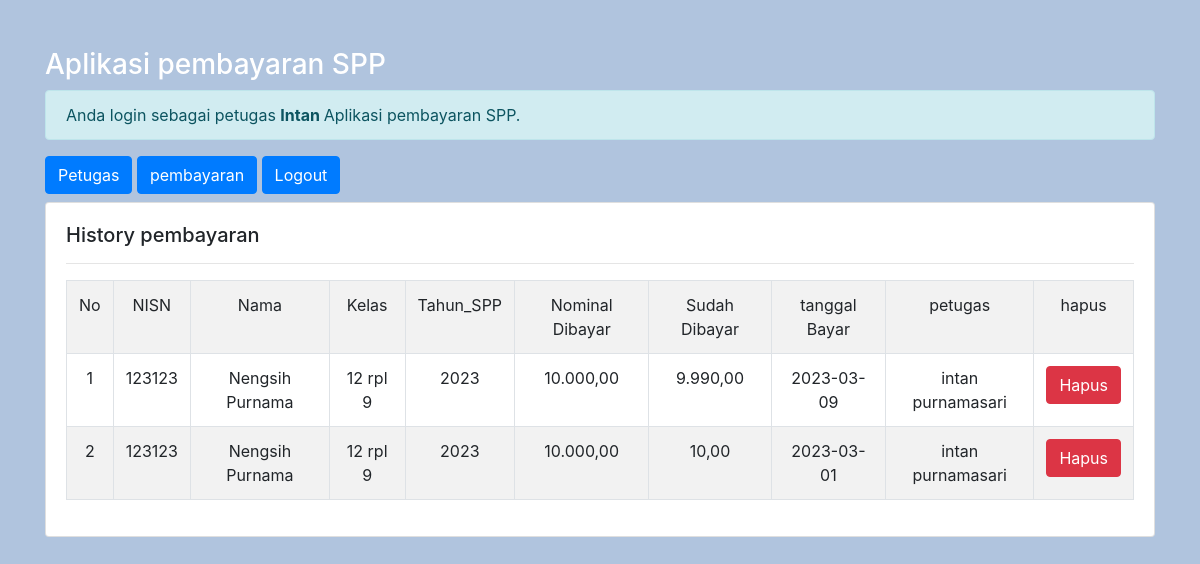
/petugas/petugas.php?url=history-pembayaran&nisn=123123 (signed in), run on the app's committed database.
### tables this page shows
CREATE TABLE `pembayaran` (
  `id_pembayaran` int(11) NOT NULL,
  `id_petugas` int(11) NOT NULL,
  `nisn` varchar(10) NOT NULL,
  `tgl_bayar` date NOT NULL,
  `bulan_dibayar` varchar(8) NOT NULL,
  `tahun_dibayar` varchar(4) NOT NULL,
  `id_spp` int(11) NOT NULL,
  `jumlah_bayar` int(11) NOT NULL
);

CREATE TABLE `siswa` (
  `nisn` char(10) NOT NULL,
  `nis` char(8) NOT NULL,
  `nama` varchar(35) NOT NULL,
  `id_kelas` int(11) NOT NULL,
  `alamat` text NOT NULL,
  `no_telp` varchar(13) NOT NULL,
  `id_spp` int(11) NOT NULL
);

CREATE TABLE `kelas` (
  `id_kelas` int(11) NOT NULL,
  `nama_kelas` varchar(10) NOT NULL,
  `kompetensi_keahlian` varchar(50) NOT NULL
);

CREATE TABLE `spp` (
  `id_spp` int(11) NOT NULL,
  `tahun` int(11) NOT NULL,
  `nominal` int(11) NOT NULL
);

CREATE TABLE `petugas` (
  `id_petugas` int(11) NOT NULL,
  `username` varchar(25) NOT NULL,
  `password` varchar(32) NOT NULL,
  `nama_petugas` varchar(35) NOT NULL,
  `level` enum('admin','petugas') NOT NULL
);

### petugas/history-pembayaran.php (the view)
<?php
$nisn = $_GET['nisn'];
 ?>
<h5>History pembayaran</h5>
<hr>
<table class="table table-striped table-bordered text-center" >
	<tr class="fw-bold">
		<td>No</td>
		<td>NISN</td>
		<td>Nama</td>
		<td>Kelas</td>
		<td>Tahun_SPP</td>
		<td>Nominal Dibayar</td>
		<td>Sudah Dibayar </td>
		<td>tanggal Bayar</td>
		<td>petugas</td>
		<td>hapus</td>
	</tr>
	<?php
		include'../koneksi.php';
		$no = 1;
		$sql = "SELECT*FROM pembayaran,siswa,kelas,spp,petugas WHERE pembayaran.nisn=siswa.nisn AND siswa.id_kelas=kelas.id_kelas AND pembayaran.id_spp=spp.id_spp AND pembayaran.id_petugas=petugas.id_petugas AND pembayaran.nisn='$nisn' ORDER BY tgl_bayar DESC";
		$query = mysqli_query($koneksi, $sql);
		foreach ($query as $data) {
			?>
			<tr>
				<td><?= $no++; ?></td>
				<td><?= $data['nisn']; ?></td>
				<td><?= $data['nama']; ?></td>
				<td><?= $data['nama_kelas']; ?></td>
				<td><?= $data['tahun']; ?></td>
				<td><?= number_format($data['nominal'],2,',','.'); ?></td>
				<td><?= number_format($data['jumlah_bayar'],2,',','.'); ?></td>
				<td><?= $data['tgl_bayar']; ?></td>
				<td><?= $data['nama_petugas']; ?></td>
				<td>
					<a href="?url=hapus-pembayaran&id_pembayaran=<?= $data['id_pembayaran'] ?>" class='btn btn-danger'>Hapus</a>
				</td>
			</tr>
		<?php }
	 ?>
</table>

### data on the page
pembayaran: siswa.nisn "123123", siswa.nama "Nengsih Purnama", kelas.nama_kelas "12 rpl 9", id_spp.tahun "2023", id_spp.nominal "10.000,00", jumlah_bayar "9.990,00", tgl_bayar "2023-03-09", id_petugas.nama_petugas "intan purnamasari"
pembayaran: siswa.nisn "123123", siswa.nama "Nengsih Purnama", kelas.nama_kelas "12 rpl 9", id_spp.tahun "2023", id_spp.nominal "10.000,00", jumlah_bayar "10,00", tgl_bayar "2023-03-01", id_petugas.nama_petugas "intan purnamasari"

### other printed values
$_SESSION['nama_petugas'] "Intan"
